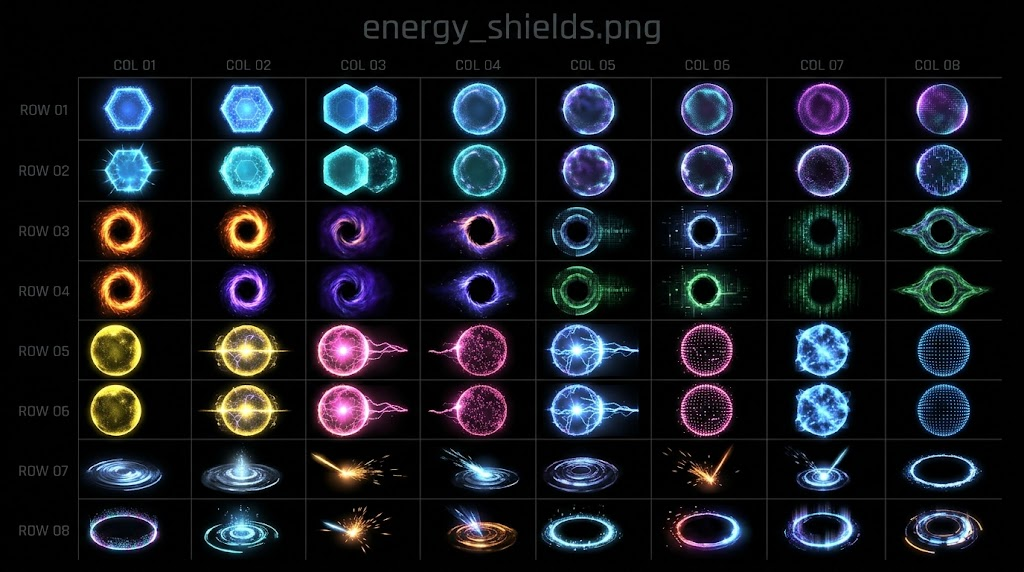
#> input picture VFX/energy shields.jpg, 1024 x 572 px, found by its file name; its folder holds 5 pictures in this run
$ python vfx_cut.py
#> lines starting #> are read from the running program, lines starting #| are printed output that depends on the picture; after the words box and inside, x2 and y2 are one past the last pixel; in counts of white or black regions, pixels touching at a corner belong together
"""Cut clean, game-ready VFX textures out of the reference sheets in public/VFX/.

The source sheets are catalog images (titles, ROW/COL labels, grid lines), so the game
can't map them directly. This script crops the cells the game uses, fades every crop to
black at the edges (removing grid lines; the game draws these additively, so black is
invisible) and writes power-of-two PNGs to public/fx/ (and fx/ for the PC servers, which serve the repo root) following ASSET_SPEC.md.

Run from the repo root:  python3 tools/vfx_cut.py
Requires Pillow (pip install pillow). Re-run whenever the source sheets change.
"""
import os
from PIL import Image, ImageChops, ImageDraw, ImageFilter

SRC = os.path.join('public', 'VFX')
OUT = os.path.join('public', 'fx')
OUT_ROOT = 'fx'   # serve_nova.py and play_on_quest.bat serve the repo root


def load(name):
    return Image.open(os.path.join(SRC, name)).convert('RGB')


def feather(img, frac=0.12):
    """Fade the outer `frac` of each side to black."""
    w, h = img.size
    m = Image.new('L', (w, h), 0)
    pad = max(2, int(min(w, h) * frac))
    ImageDraw.Draw(m).rectangle([pad, pad, w - 1 - pad, h - 1 - pad], fill=255)
    m = m.filter(ImageFilter.GaussianBlur(pad / 2))
    return ImageChops.multiply(img, Image.merge('RGB', (m, m, m)))


def crush(img, black=28):
    """Push near-black (faint grid marks, JPEG noise) to pure black."""
    return img.point(lambda v: 0 if v <= black else round((v - black) * 255 / (255 - black)))


def fit(img, size):
    """Scale to fit inside `size` (w, h), centered on black."""
    tw, th = size
    k = min(tw / img.width, th / img.height)
    im = img.resize((max(1, round(img.width * k)), max(1, round(img.height * k))), Image.LANCZOS)
    out = Image.new('RGB', size, 0)
    out.paste(im, ((tw - im.width) // 2, (th - im.height) // 2))
    return out


def cell(img, x0, y0, x1, y1, inset=3):
    return img.crop((x0 + inset, y0 + inset, x1 - inset, y1 - inset))


def save(img, name):
    img = crush(img)
    img.save(os.path.join(OUT, name), optimize=True)
    img.save(os.path.join(OUT_ROOT, name), optimize=True)
    print('wrote', name, img.size)


def main():
    os.makedirs(OUT, exist_ok=True)
    os.makedirs(OUT_ROOT, exist_ok=True)

    # Explosion, laser, flare and spark now come from Gemini sources: see tools/vfx_build.py.

    # Shield: hex cell (row 1, col 1) of the 8x8 grid between x 77..998, y 76..572.
    sh = load('energy shields.jpg')
#> in load, returned value is the input picture: PIL image 1024x572 RGB; mean R, G, B 23, 25.7, 31.8
    sw, shh = (998 - 77) / 8, (572 - 76) / 8
    hexc = cell(sh, 77, 76, round(77 + sw), round(76 + shh), inset=3)
    save(feather(fit(hexc, (128, 128)), 0.10), 'vfx_shield.png')
#> in fit, `im = img.resize((max(1, round(img.width * k)), max(1, round(img.height..`:
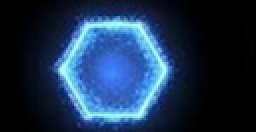
#> im: PIL image 128x66 RGB (shown 2 times larger); mean R, G, B 26.8, 49.9, 78
#> in fit, `out = Image.new('RGB', size, 0)`: out: PIL image 128x128 RGB; every value is 0
#> in fit, `out.paste(im, ((tw - im.width) // 2, (th - im.height) // 2))`:
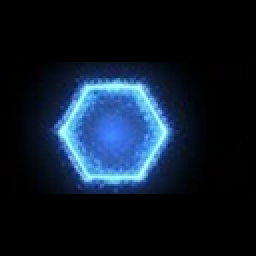
#> out: PIL image 128x128 RGB (shown 2 times larger); mean R, G, B 13.8, 25.7, 40.2
#> in feather, `w, h = img.size`: w = 128
#> in feather, `m = Image.new('L', (w, h), 0)`: m: PIL image 128x128 L; every value is 0
#> in feather, `pad = max(2, int(min(w, h) * frac))`: pad = 12
#> in feather, `ImageDraw.Draw(m).rectangle([pad, pad, w - 1 - pad, h - 1 - pad], fill..`:
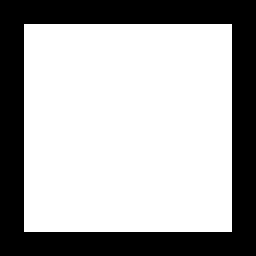
#> m: PIL image 128x128 L (shown 2 times larger); 66% white; 1 black region, box (x1, y1, x2, y2) and area: (0, 0, 128, 128) 5568
#| wrote vfx_shield.png (128, 128)

    # Lightning: row 1 (blue) of 8 rows between y 30..568, x 67..1016, turned to run
    # along the texture's V axis, which is the length of beams.
    li = load('lightning.jpg')
#> call 2 of load, with name = 'lightning.jpg'
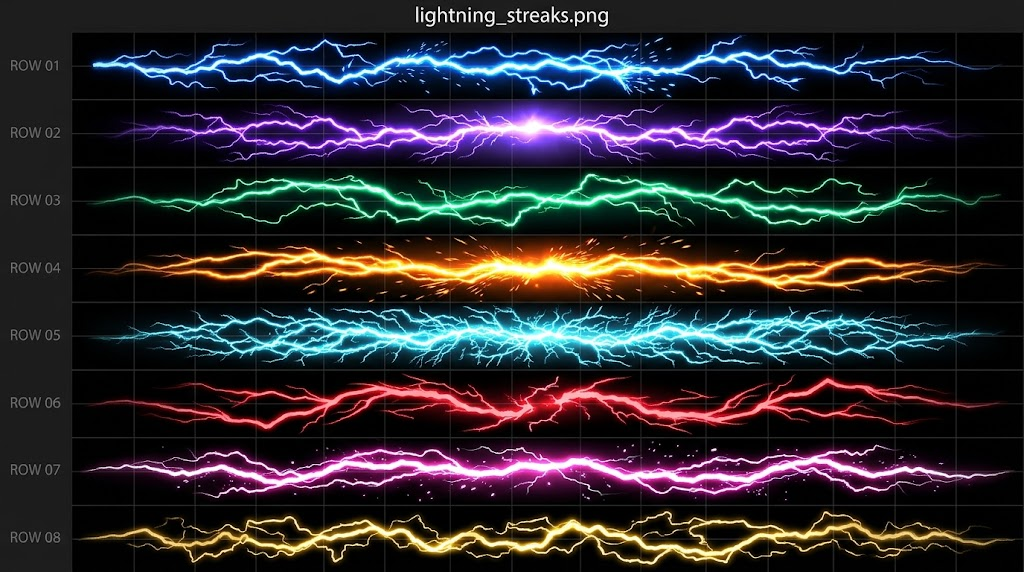
#> input picture VFX/lightning.jpg, 1024 x 572 px, found by its file name
#> in load, returned value is the input picture: PIL image 1024x572 RGB; mean R, G, B 45.2, 41.7, 47.5
    lh = (568 - 30) / 8
    strip = cell(li, 67, 30, 1016, round(30 + lh), inset=3)
    save(feather(fit(strip.rotate(90, expand=True), (128, 512)), 0.04), 'vfx_lightning.png')
#> call 2 of fit, with size = (128, 512)
#> in fit (call 2), `out = Image.new('RGB', size, 0)`: out: PIL image 128x512 RGB; every value is 0
#> in fit (call 2), `out.paste(im, ((tw - im.width) // 2, (th - im.height) // 2))`:
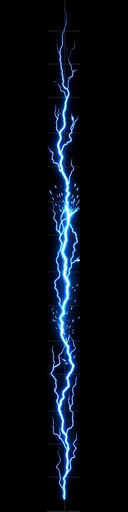
#> out: PIL image 128x512 RGB; mean R, G, B 6.5, 11.7, 19
#> call 2 of feather, with frac = 0.04
#> in feather (call 2), `w, h = img.size`: h = 512
#> in feather (call 2), `m = Image.new('L', (w, h), 0)`: m: PIL image 128x512 L; every value is 0
#> in feather (call 2), `pad = max(2, int(min(w, h) * frac))`: pad = 5
#> in feather (call 2), `ImageDraw.Draw(m).rectangle([pad, pad, w - 1 - pad, h - 1 - pad], fill..`: m: PIL image 128x512 L; 90.4% white; 1 black region, box (x1, y1, x2, y2) and area: (0, 0, 128, 512) 6300
#> in feather (call 2), `m = m.filter(ImageFilter.GaussianBlur(pad / 2))`:
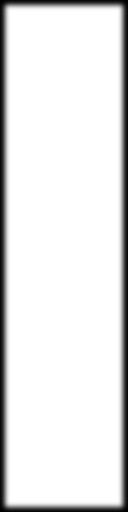
#> m: PIL image 128x512 L; min 0, max 255, mean 230.4
#> call 2 of crush, with black = 28
#> in crush (call 2), `return img.point(lambda v: 0 if v <= black else round((v - black) * 25..`:
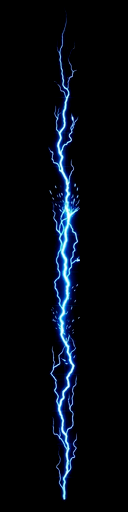
#> returned value: PIL image 128x512 RGB; mean R, G, B 4.8, 8.8, 15.7
#| wrote vfx_lightning.png (128, 512)


if __name__ == '__main__':
    main()
